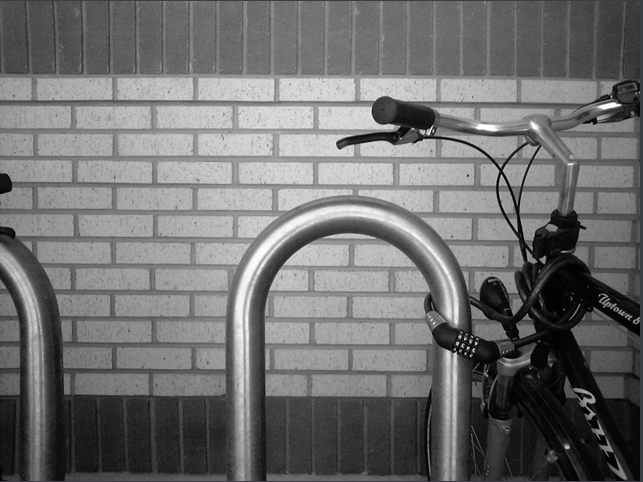
#> input picture original/screenshot.png, 643 x 482 px, found by its file name
$ python main.py
#> lines starting #> are read from the running program, lines starting #| are printed output that depends on the picture
#> further down, original is the input picture: PIL image 643x482 RGB; mean R, G, B 111.8, 111.8, 111.8
### core/halftoning.py
import numpy as np
from PIL import Image
from PIL import ImageDraw


def halftone(image: Image.Image, r=1 / 3, g=1 / 3, b=1 / 3) -> Image.Image:
#> called with r = 0.333, g = 0.333, b = 0.333
    if image.mode == "L":
        return image
    pix = np.array(image)
    new_image = (r * pix[:, :, 0] + g * pix[:, :, 1] + b * pix[:, :, 2])
    return Image.fromarray(new_image.astype(np.uint8)).convert("RGB")


# [27 lines left out: function sepia, not called in this run]

### core/gradients.py
import numpy as np
from numpy import ndarray
from tqdm import tqdm


def gradient(pixels: ndarray, operator_gx: ndarray, operator_gy: ndarray) -> (ndarray, ndarray, ndarray, ndarray):
    height = pixels.shape[0]
#> height = 482
    width = pixels.shape[1]
#> width = 643

    b = operator_gy.shape[0]

    gx = np.zeros(shape=(height, width), dtype=np.int8)
    gy = np.zeros(shape=(height, width), dtype=np.int8)
    g = np.zeros(shape=(height, width), dtype=np.int8)
    delta = int(b / 2)
    for x in tqdm(range(delta, width - delta - 1), ascii=True, desc="gradient"):
        for y in range(delta, height - delta - 1):
            local_window = pixels[y - delta:y + delta + 1, x - delta:x + delta + 1, 0]
            gx[y, x] = np.sum(local_window * operator_gx)
            gy[y, x] = np.sum(local_window * operator_gy)
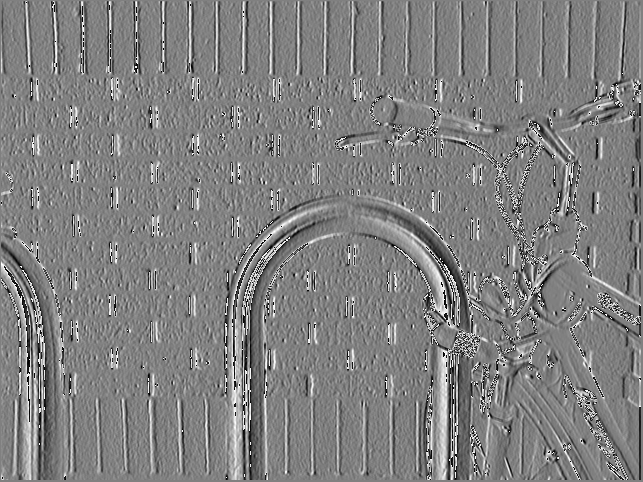
#> gx: shape (482, 643) int8; min -128, max 127, mean 0.1; drawn with min black and max white
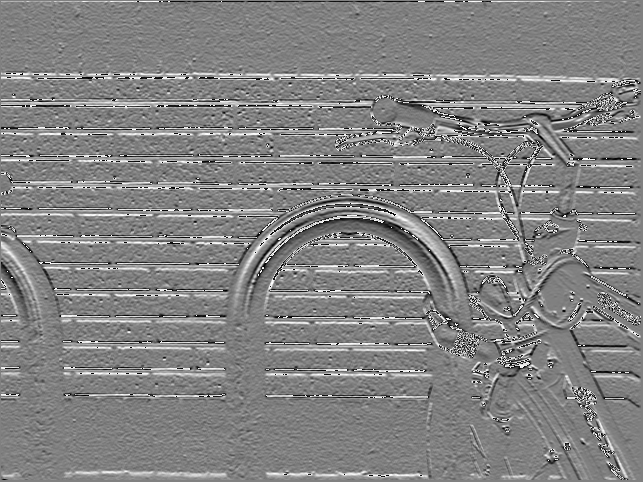
#> gy: shape (482, 643) int8; min -128, max 127, mean 2.7; drawn with min black and max white
    # gx += np.min(gx)
    gx = gx / np.max(gx) * 255
    # gy += np.min(gy)
    gy = gy / np.max(gy) * 255
    g = np.absolute(gx) + np.absolute(gy)
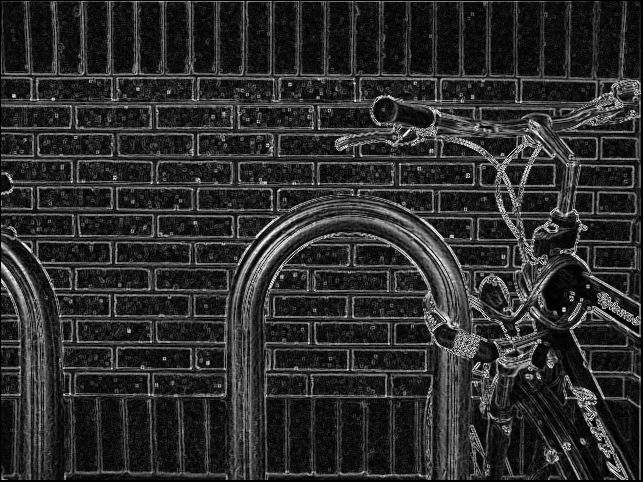
#> g: shape (482, 643) float64; min 0, max 510, mean 89.4; drawn with min black and max white

    g = g * (255 / np.max(g))
    new_image = np.copy(g)
    new_image[new_image >= np.max(new_image) / 2] = 225
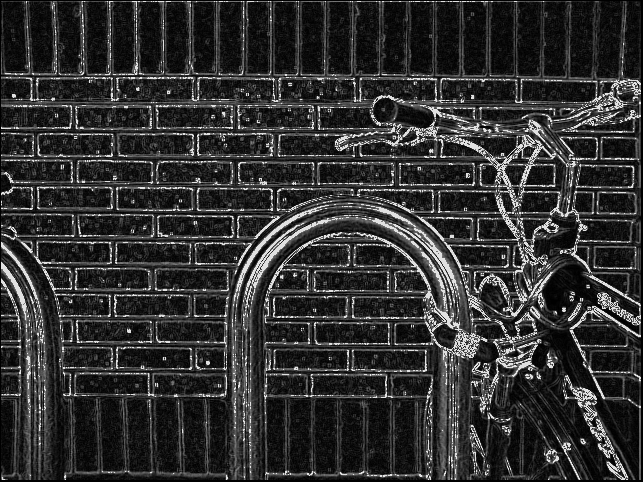
#> new_image: shape (482, 643) float64; min 0, max 225, mean 48.8
    new_image[new_image < np.max(new_image) / 2] = 0
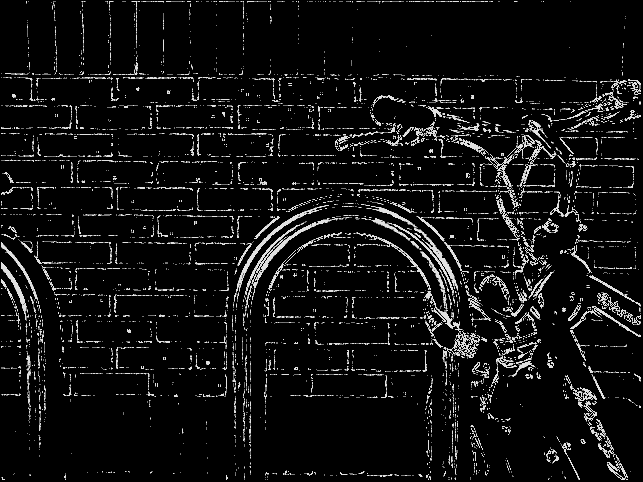
#> new_image: shape (482, 643) float64; min 0, max 225, mean 17.4
    return gx, gy, g, new_image

### Lab3/code/main.py
import numpy as np
from PIL import Image

from core.gradients import gradient
from core.halftoning import halftone
from core.thresholding import kristian_threshold

# operator_gx = np.array([[-1, -2, -1], [0, 0, 0], [1, 2, 1]])
# operator_gy = np.array([[-1, 0, 1], [-2, 0, 2], [-1, 0, 1]])

operator_gx = np.array([[-1, 0, 1], [-1, 0, 1], [-1, 0, 1]])
operator_gy = np.array([[-1, -1, -1], [0, 0, 0], [1, 1, 1]])

PREFIX = '..'

filename = "screenshot.png"

original = Image.open(f"{PREFIX}/original/" + filename)

semitone = np.array(halftone(original))

Image.fromarray(semitone.astype(np.uint8)).convert("RGB").save(f"{PREFIX}/res/semitone_"+filename)

gradx, grady, grad, bin_image = gradient(semitone, operator_gx, operator_gy)

resx = Image.fromarray(gradx.astype(np.uint8)).convert("RGB")
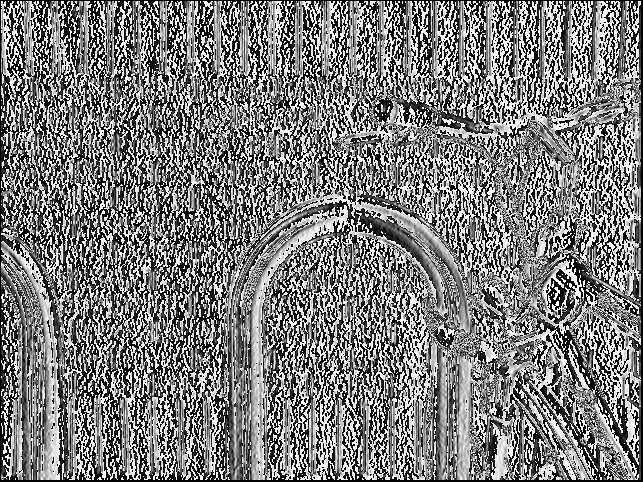
#> resx: PIL image 643x482 RGB; min 0, max 255, mean 124.5
resy = Image.fromarray(grady.astype(np.uint8)).convert("RGB")
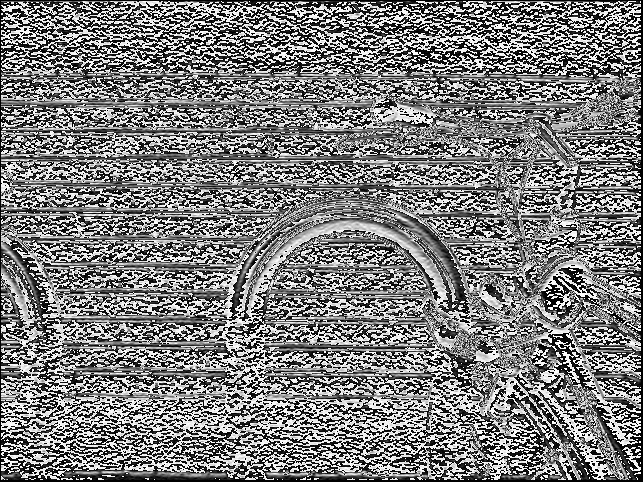
#> resy: PIL image 643x482 RGB; min 0, max 255, mean 124.9
res = Image.fromarray(grad.astype(np.uint8)).convert("RGB")
resbin_image = Image.fromarray(bin_image.astype(np.uint8)).convert("RGB")
resx.save(f"{PREFIX}/res/resx.jpg")
resy.save(f"{PREFIX}/res/resy.jpg")
res.save(f"{PREFIX}/res/res.jpg")
resbin_image.save(f"{PREFIX}/res/resbin.jpg")
